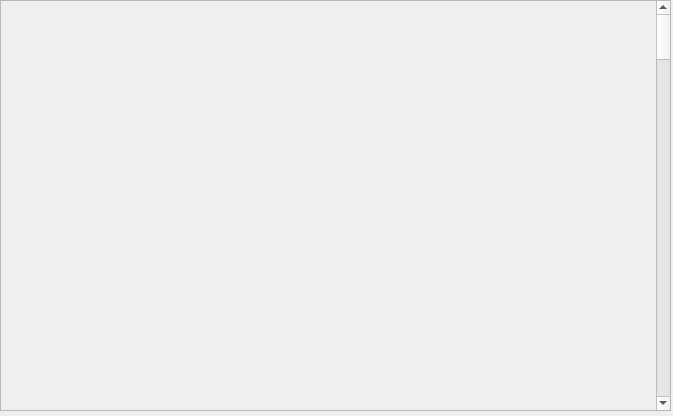
<?xml version="1.0" encoding="UTF-8"?>
<ui version="4.0">
 <class>Form</class>
 <widget class="QWidget" name="Form">
  <property name="geometry">
   <rect>
    <x>0</x>
    <y>0</y>
    <width>673</width>
    <height>416</height>
   </rect>
  </property>
  <property name="windowTitle">
   <string>Form</string>
  </property>
  <widget class="QScrollArea" name="scrollArea_2">
   <property name="geometry">
    <rect>
     <x>0</x>
     <y>0</y>
     <width>671</width>
     <height>411</height>
    </rect>
   </property>
   <property name="styleSheet">
    <string notr="true"/>
   </property>
   <property name="widgetResizable">
    <bool>true</bool>
   </property>
   <widget class="QWidget" name="scrollAreaWidgetContents_2">
    <property name="geometry">
     <rect>
      <x>0</x>
      <y>0</y>
      <width>651</width>
      <height>3500</height>
     </rect>
    </property>
    <property name="minimumSize">
     <size>
      <width>0</width>
      <height>3500</height>
     </size>
    </property>
    <property name="maximumSize">
     <size>
      <width>16777215</width>
      <height>16777215</height>
     </size>
    </property>
    <widget class="QWidget" name="verticalLayoutWidget_3">
     <property name="geometry">
      <rect>
       <x>0</x>
       <y>0</y>
       <width>661</width>
       <height>3500</height>
      </rect>
     </property>
     <layout class="QVBoxLayout" name="verticalLayout_3">
      <property name="spacing">
       <number>6</number>
      </property>
      <item>
       <widget class="caInclude" name="cainclude_17">
        <property name="minimumSize">
         <size>
          <width>0</width>
          <height>0</height>
         </size>
        </property>
        <property name="macro">
         <string notr="true">SYS=$(SYS),DEVICE=$(DEVICE),ID=0</string>
        </property>
        <property name="filename" stdset="0">
         <string notr="true">G_EVR_pulser_vert.ui</string>
        </property>
       </widget>
      </item>
      <item>
       <widget class="caInclude" name="cainclude_18">
        <property name="macro">
         <string notr="true">SYS=$(SYS),DEVICE=$(DEVICE),ID=1</string>
        </property>
        <property name="filename" stdset="0">
         <string notr="true">G_EVR_pulser_vert.ui</string>
        </property>
       </widget>
      </item>
      <item>
       <widget class="caInclude" name="cainclude_19">
        <property name="macro">
         <string notr="true">SYS=$(SYS),DEVICE=$(DEVICE),ID=2</string>
        </property>
        <property name="filename" stdset="0">
         <string notr="true">G_EVR_pulser_vert.ui</string>
        </property>
       </widget>
      </item>
      <item>
       <widget class="caInclude" name="cainclude_20">
        <property name="macro">
         <string notr="true">SYS=$(SYS),DEVICE=$(DEVICE),ID=3</string>
        </property>
        <property name="filename" stdset="0">
         <string notr="true">G_EVR_pulser_vert.ui</string>
        </property>
       </widget>
      </item>
      <item>
       <widget class="caInclude" name="cainclude_21">
        <property name="macro">
         <string notr="true">SYS=$(SYS),DEVICE=$(DEVICE),ID=4</string>
        </property>
        <property name="filename" stdset="0">
         <string notr="true">G_EVR_pulser_vert.ui</string>
        </property>
       </widget>
      </item>
      <item>
       <widget class="caInclude" name="cainclude_292">
        <property name="macro">
         <string notr="true">SYS=$(SYS),DEVICE=$(DEVICE),ID=5</string>
        </property>
        <property name="filename" stdset="0">
         <string notr="true">G_EVR_pulser_vert.ui</string>
        </property>
       </widget>
      </item>
      <item>
       <widget class="caInclude" name="cainclude_549">
        <property name="macro">
         <string notr="true">SYS=$(SYS),DEVICE=$(DEVICE),ID=6</string>
        </property>
        <property name="filename" stdset="0">
         <string notr="true">G_EVR_pulser_vert.ui</string>
        </property>
       </widget>
      </item>
      <item>
       <widget class="caInclude" name="cainclude_550">
        <property name="macro">
         <string notr="true">SYS=$(SYS),DEVICE=$(DEVICE),ID=7</string>
        </property>
        <property name="filename" stdset="0">
         <string notr="true">G_EVR_pulser_vert.ui</string>
        </property>
       </widget>
      </item>
      <item>
       <widget class="caInclude" name="cainclude_551">
        <property name="macro">
         <string notr="true">SYS=$(SYS),DEVICE=$(DEVICE),ID=8</string>
        </property>
        <property name="filename" stdset="0">
         <string notr="true">G_EVR_pulser_vert.ui</string>
        </property>
       </widget>
      </item>
      <item>
       <widget class="caInclude" name="cainclude_552">
        <property name="macro">
         <string notr="true">SYS=$(SYS),DEVICE=$(DEVICE),ID=9</string>
        </property>
        <property name="filename" stdset="0">
         <string notr="true">G_EVR_pulser_vert.ui</string>
        </property>
       </widget>
      </item>
      <item>
       <widget class="caInclude" name="cainclude_553">
        <property name="macro">
         <string notr="true">SYS=$(SYS),DEVICE=$(DEVICE),ID=10</string>
        </property>
        <property name="filename" stdset="0">
         <string notr="true">G_EVR_pulser_vert.ui</string>
        </property>
       </widget>
      </item>
      <item>
       <widget class="caInclude" name="cainclude_554">
        <property name="macro">
         <string notr="true">SYS=$(SYS),DEVICE=$(DEVICE),ID=11</string>
        </property>
        <property name="filename" stdset="0">
         <string notr="true">G_EVR_pulser_vert.ui</string>
        </property>
       </widget>
      </item>
      <item>
       <widget class="caInclude" name="cainclude_555">
        <property name="macro">
         <string notr="true">SYS=$(SYS),DEVICE=$(DEVICE),ID=12</string>
        </property>
        <property name="filename" stdset="0">
         <string notr="true">G_EVR_pulser_vert.ui</string>
        </property>
       </widget>
      </item>
      <item>
       <widget class="caInclude" name="cainclude_556">
        <property name="macro">
         <string notr="true">SYS=$(SYS),DEVICE=$(DEVICE),ID=13</string>
        </property>
        <property name="filename" stdset="0">
         <string notr="true">G_EVR_pulser_vert.ui</string>
        </property>
       </widget>
      </item>
      <item>
       <widget class="caInclude" name="cainclude_557">
        <property name="macro">
         <string notr="true">SYS=$(SYS),DEVICE=$(DEVICE),ID=14</string>
        </property>
        <property name="filename" stdset="0">
         <string notr="true">G_EVR_pulser_vert.ui</string>
        </property>
       </widget>
      </item>
      <item>
       <widget class="caInclude" name="cainclude_558">
        <property name="macro">
         <string notr="true">SYS=$(SYS),DEVICE=$(DEVICE),ID=15</string>
        </property>
        <property name="filename" stdset="0">
         <string notr="true">G_EVR_pulser_vert.ui</string>
        </property>
       </widget>
      </item>
     </layout>
    </widget>
   </widget>
  </widget>
 </widget>
 <customwidgets>
  <customwidget>
   <class>caInclude</class>
   <extends>QWidget</extends>
   <header>caInclude</header>
  </customwidget>
 </customwidgets>
 <resources/>
 <connections/>
</ui>
